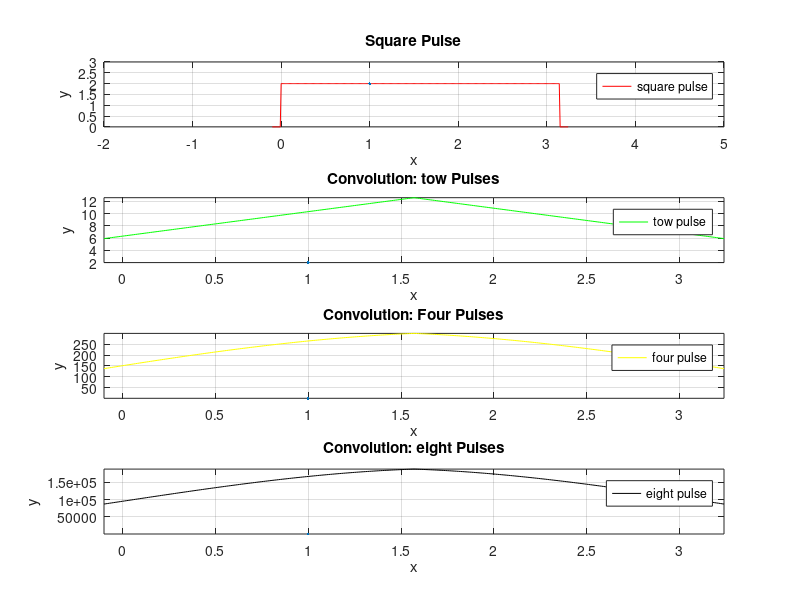

Here is the MATLAB script that generated this plot:
clc;
clear;
close all;

fs=100;
t0= -0.1;
tf= pi+0.1;
ts= 1/fs;
t= t0:ts:tf;

h= square(t)+1;
x = conv(h,h,'same')*ts;
y = conv(x,x,'same')*ts;
z = conv(y,y,'same')*ts;

figure;
subplot(4,1,1)
    plot(t,h,'r',LineWidth=2)
        xlim([-2 5])
        ylim([0 3])
        title('Square Pulse');
        xlabel('x');
        ylabel('y');
        grid on;
        legend('square pulse');
subplot(4,1,2)
    plot(t,x,'g',LineWidth=2)
        title('Convolution: tow Pulses');
        xlabel('x');
        ylabel('y');
        grid on;
        axis tight
        legend('tow pulse');
subplot(4,1,3)
    plot(t,y,'y',LineWidth=2)
        xlabel('x');
        ylabel('y');
        title('Convolution: Four Pulses');
        grid on;
        axis tight
        legend('four pulse');
subplot(4,1,4)
    plot(t,z,'k',LineWidth=2)
        xlabel('x');
        ylabel('y');
        title('Convolution: eight Pulses');
        grid on;
        axis tight
        legend('eight pulse');
